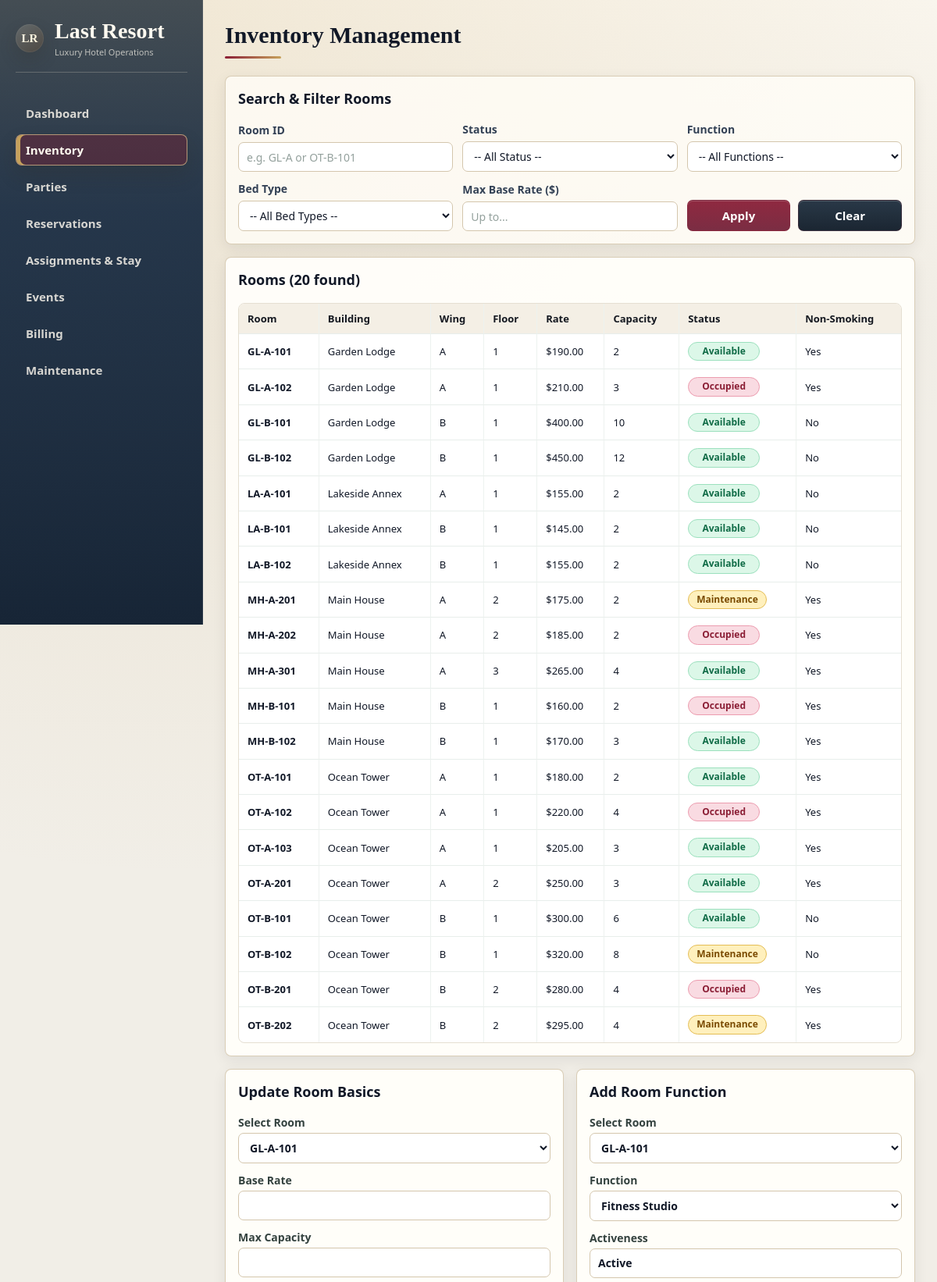
Page /inventory (upper part) on the committed database.
### tables this page shows
CREATE TABLE "room" (
    roomId        TEXT NOT NULL PRIMARY KEY,
    floorId       INTEGER NOT NULL,
    roomNumber    TEXT NOT NULL,
    baseRate      REAL NOT NULL,
    maxCapacity   INTEGER NOT NULL,
    currentStatus TEXT NOT NULL,
    FOREIGN KEY (floorId) REFERENCES floor(floorId),
    UNIQUE (floorId, roomNumber)
);

CREATE TABLE building (
    buildingId INTEGER PRIMARY KEY,
    hotelId INTEGER NOT NULL,
    buildingName TEXT NOT NULL,
    FOREIGN KEY (hotelId) REFERENCES hotel(hotelId)
);

CREATE TABLE wing (
    wingId INTEGER PRIMARY KEY,
    buildingId INTEGER NOT NULL,
    wingCode TEXT NOT NULL,
    nearPool INTEGER NOT NULL CHECK (nearPool IN (0, 1)),
    nearParking INTEGER NOT NULL CHECK (nearParking IN (0, 1)),
    handicapAccess INTEGER NOT NULL CHECK (handicapAccess IN (0, 1)),
    FOREIGN KEY (buildingId) REFERENCES building(buildingId),
    UNIQUE (buildingId, wingCode)
);

CREATE TABLE floor (
    floorId INTEGER PRIMARY KEY,
    wingId INTEGER NOT NULL,
    floorNumber INTEGER NOT NULL,
    nonSmokingFloor INTEGER NOT NULL CHECK (nonSmokingFloor IN (0, 1)),
    FOREIGN KEY (wingId) REFERENCES wing(wingId),
    UNIQUE (wingId, floorNumber)
);

### app.py (the view, shortened to what this page needs)
    @app.route("/inventory", methods=["GET", "POST"])
    def inventory():
        db = get_db()
        sync_maintenance_room_status(db)
        db.commit()
        search_room_id = request.args.get("search_room_id", "").strip()
        filter_status = request.args.get("filter_status", "").strip()
        filter_function = request.args.get("filter_function", "").strip()
        filter_bed_type = request.args.get("filter_bed_type", "").strip()
        filter_max_rate = request.args.get("filter_max_rate", "").strip()
        query = """
            SELECT r.roomId, r.roomId AS roomLabel, r.roomNumber, r.baseRate, r.maxCapacity, r.currentStatus,
                f.floorNumber, f.nonSmokingFloor, w.wingCode, b.buildingName
            FROM room r
            JOIN floor f ON f.floorId = r.floorId
            JOIN wing w ON w.wingId = f.wingId
            JOIN building b ON b.buildingId = w.buildingId
            WHERE 1=1
        """
        params = []
        if search_room_id:
            query += " AND r.roomId LIKE ?"
            params.append(f"%{search_room_id}%")
        if filter_status:
            query += " AND r.currentStatus = ?"
            params.append(filter_status)
        if filter_max_rate:
            max_rate = max(0.0, float(filter_max_rate))
            query += " AND r.baseRate <= ?"
            params.append(max_rate)
        if filter_function:
            query += " AND EXISTS (SELECT 1 FROM room_function rf WHERE rf.roomId = r.roomId AND rf.functionCode = ?)"
            params.append(filter_function)
        if filter_bed_type:
            query += " AND EXISTS (SELECT 1 FROM room_has_bed rb WHERE rb.roomId = r.roomId AND rb.bedTypeId = ?)"
            params.append(filter_bed_type)
        query += " ORDER BY b.buildingName, w.wingCode, f.floorNumber, r.roomNumber"
        rooms = db.execute(query, params).fetchall()
        room_functions = db.execute(
            """
            SELECT rf.roomId, rf.roomId AS roomLabel, rf.functionCode, fn.functionName, rf.activeness
            FROM room_function rf
            JOIN function fn ON fn.functionCode = rf.functionCode
            ORDER BY rf.roomId
            """
        ).fetchall()
        room_beds = db.execute(
            """
            SELECT rb.roomId, rb.roomId AS roomLabel, bt.name AS bedType, rb.quantity, rb.isFoldable
            FROM room_has_bed rb
            JOIN bed_type bt ON bt.bedTypeId = rb.bedTypeId
            ORDER BY rb.roomId
            """
        ).fetchall()
        adjacency = db.execute(
            """
            SELECT roomId1, roomId1 AS roomLabel1, roomId2, roomId2 AS roomLabel2, connectionType
            FROM room_adjacency
            ORDER BY roomId1
            """
        ).fetchall()
        functions_list = db.execute("SELECT functionCode, functionName FROM function ORDER BY functionName").fetchall()
        bed_types_list = db.execute("SELECT bedTypeId, name FROM bed_type ORDER BY name").fetchall()
        return render_template(
            "inventory.html",
            rooms=rooms,
            room_functions=room_functions,
            room_beds=room_beds,
            adjacency=adjacency,
            functions=functions_list,
            bed_types=bed_types_list,
            filters={ # 将当前筛选值传回前端，保持搜索状态
                "search_room_id": search_room_id,
                "filter_status": filter_status,
                "filter_function": filter_function,
                "filter_bed_type": filter_bed_type,
                "filter_max_rate": filter_max_rate
            }
        )

### app.py (called while the page is built)
def get_db() -> sqlite3.Connection:
    if "db" not in g:
        conn = sqlite3.connect(DB_PATH)
        conn.row_factory = sqlite3.Row
        conn.execute("PRAGMA foreign_keys = ON;")
        g.db = conn
    return g.db

def sync_maintenance_room_status(db: sqlite3.Connection, room_id: str | None = None) -> None:
    if room_id:
        db.execute(
            """
            UPDATE room
            SET currentStatus = 'Maintenance'
            WHERE roomId = ?
              AND EXISTS (
                  SELECT 1
                  FROM maintenance_ticket mt
                  WHERE mt.roomId = room.roomId
                    AND LOWER(mt.status) <> 'resolved'
              )
            """,
            (room_id,),
        )
    else:
        db.execute(
            """
            UPDATE room
            SET currentStatus = 'Maintenance'
            WHERE EXISTS (
                SELECT 1
                FROM maintenance_ticket mt
                WHERE mt.roomId = room.roomId
                  AND LOWER(mt.status) <> 'resolved'
            )
            """
        )

### templates/inventory.html (shortened to what this page needs)
{% extends "base.html" %}
{% block content %}
<h2>Inventory Management</h2>
<section class="card inventory-filter-card">
    <h3>Search & Filter Rooms</h3>
    <form method="get" class="inventory-filter-form">
        <label>Room ID
            <input type="text" name="search_room_id" value="{{ filters.search_room_id }}" placeholder="e.g. GL-A or OT-B-101">
        </label>
        <label>Status
            <select name="filter_status">
                <option value="">-- All Status --</option>
            </select>
        </label>
        <label>Function
            <select name="filter_function">
                <option value="">-- All Functions --</option>
            </select>
        </label>
        <label>Bed Type
            <select name="filter_bed_type">
                <option value="">-- All Bed Types --</option>
            </select>
        </label>
        <label>Max Base Rate ($)
            <input type="number" step="10" min="0" name="filter_max_rate" value="{{ filters.filter_max_rate }}" placeholder="Up to...">
        </label>
        <div class="inventory-filter-actions">
            <button class="btn" type="submit">Apply</button>
            <a href="{{ url_for('inventory') }}" class="btn btn-secondary">Clear</a>
        </div>
    </form>
</section>
<section class="card">
    <h3>Rooms ({{ rooms|length }} found)</h3>
    <table>
        <thead>
        <tr>
            <th>Room</th><th>Building</th><th>Wing</th><th>Floor</th><th>Rate</th><th>Capacity</th><th>Status</th><th>Non-Smoking</th>
        </tr>
        </thead>
        <tbody>
        {% for room in rooms %}
            <tr>
                <td><strong>{{ room.roomLabel }}</strong></td>
                <td>{{ room.buildingName }}</td>
                <td>{{ room.wingCode }}</td>
                <td>{{ room.floorNumber }}</td>
                <td>${{ "%.2f"|format(room.baseRate) }}</td>
                <td>{{ room.maxCapacity }}</td>
                <td>
                    <span class="room-status room-status--{{ room.currentStatus|lower }}">
                        {{ room.currentStatus }}
                    </span>
                </td>
                <td>{{ "Yes" if room.nonSmokingFloor else "No" }}</td>
            </tr>
        {% else %}
            <tr><td colspan="9" style="text-align: center; color: #94a3b8;">No rooms match your criteria.</td></tr>
        {% endfor %}
        </tbody>
    </table>
</section>
<div class="inventory-actions-grid">
    <section class="card inventory-action-card">
        <h3>Update Room Basics</h3>
        <form method="post" class="grid-form">
            <label>Select Room
                <select name="roomId" required>
                    {% for room in rooms %}
                        <option value="{{ room.roomId }}">{{ room.roomLabel }}</option>
                    {% endfor %}
                </select>
            </label>
            <label>Base Rate <input type="number" step="0.01" name="baseRate" required></label>
            <label>Max Capacity <input type="number" name="maxCapacity" required></label>
        </form>
    </section>
    <section class="card inventory-action-card">
        <h3>Add Room Function</h3>
        <form method="post" class="grid-form">
            <label>Select Room
                <select name="roomId" required>
                    {% for room in rooms %}
                        <option value="{{ room.roomId }}">{{ room.roomLabel }}</option>
                    {% endfor %}
                </select>
            </label>
            <label>Function
                <select name="functionCode" required>
                    {% for fn in functions %}
                        <option value="{{ fn.functionCode }}">{{ fn.functionName }}</option>
                    {% endfor %}
                </select>
            </label>
            <label>Activeness <input name="activeness" value="Active"></label>
        </form>
    </section>
</div>
{% endblock %}

### rows in the picture
room: roomLabel "GL-A-101", buildingName "Garden Lodge", wingCode "A", floorNumber "1", baseRate "190.00", maxCapacity "2", currentStatus "Available"
floor: nonSmokingFloor "Yes"
room: roomLabel "GL-A-102", buildingName "Garden Lodge", wingCode "A", floorNumber "1", baseRate "210.00", maxCapacity "3", currentStatus "Occupied"
room: roomLabel "GL-B-101", buildingName "Garden Lodge", wingCode "B", floorNumber "1", baseRate "400.00", maxCapacity "10", currentStatus "Available"
floor: nonSmokingFloor "No"
room: roomLabel "GL-B-102", buildingName "Garden Lodge", wingCode "B", floorNumber "1", baseRate "450.00", maxCapacity "12", currentStatus "Available"
room: roomLabel "LA-A-101", buildingName "Lakeside Annex", wingCode "A", floorNumber "1", baseRate "155.00", maxCapacity "2", currentStatus "Available"
floor: nonSmokingFloor "No"
room: roomLabel "LA-B-101", buildingName "Lakeside Annex", wingCode "B", floorNumber "1", baseRate "145.00", maxCapacity "2", currentStatus "Available"
floor: nonSmokingFloor "No"
room: roomLabel "LA-B-102", buildingName "Lakeside Annex", wingCode "B", floorNumber "1", baseRate "155.00", maxCapacity "2", currentStatus "Available"
room: roomLabel "MH-A-201", buildingName "Main House", wingCode "A", floorNumber "2", baseRate "175.00", maxCapacity "2", currentStatus "Maintenance"
floor: nonSmokingFloor "Yes"
room: roomLabel "MH-A-202", buildingName "Main House", wingCode "A", floorNumber "2", baseRate "185.00", maxCapacity "2", currentStatus "Occupied"
room: roomLabel "MH-A-301", buildingName "Main House", wingCode "A", floorNumber "3", baseRate "265.00", maxCapacity "4", currentStatus "Available"
floor: nonSmokingFloor "Yes"
room: roomLabel "MH-B-101", buildingName "Main House", wingCode "B", floorNumber "1", baseRate "160.00", maxCapacity "2", currentStatus "Occupied"
floor: nonSmokingFloor "Yes"
room: roomLabel "MH-B-102", buildingName "Main House", wingCode "B", floorNumber "1", baseRate "170.00", maxCapacity "3", currentStatus "Available"
room: roomLabel "OT-A-101", buildingName "Ocean Tower", wingCode "A", floorNumber "1", baseRate "180.00", maxCapacity "2", currentStatus "Available"
floor: nonSmokingFloor "Yes"
room: roomLabel "OT-A-102", buildingName "Ocean Tower", wingCode "A", floorNumber "1", baseRate "220.00", maxCapacity "4", currentStatus "Occupied"
room: roomLabel "OT-A-103", buildingName "Ocean Tower", wingCode "A", floorNumber "1", baseRate "205.00", maxCapacity "3", currentStatus "Available"
room: roomLabel "OT-A-201", buildingName "Ocean Tower", wingCode "A", floorNumber "2", baseRate "250.00", maxCapacity "3", currentStatus "Available"
floor: nonSmokingFloor "Yes"
room: roomLabel "OT-B-101", buildingName "Ocean Tower", wingCode "B", floorNumber "1", baseRate "300.00", maxCapacity "6", currentStatus "Available"
floor: nonSmokingFloor "No"
room: roomLabel "OT-B-102", buildingName "Ocean Tower", wingCode "B", floorNumber "1", baseRate "320.00", maxCapacity "8", currentStatus "Maintenance"
room: roomLabel "OT-B-201", buildingName "Ocean Tower", wingCode "B", floorNumber "2", baseRate "280.00", maxCapacity "4", currentStatus "Occupied"
floor: nonSmokingFloor "Yes"
room: roomLabel "OT-B-202", buildingName "Ocean Tower", wingCode "B", floorNumber "2", baseRate "295.00", maxCapacity "4", currentStatus "Maintenance"

### other values in the picture
{{ rooms|length }} "20"
form field roomId "GL-A-101"
form field functionCode "Fitness Studio"
